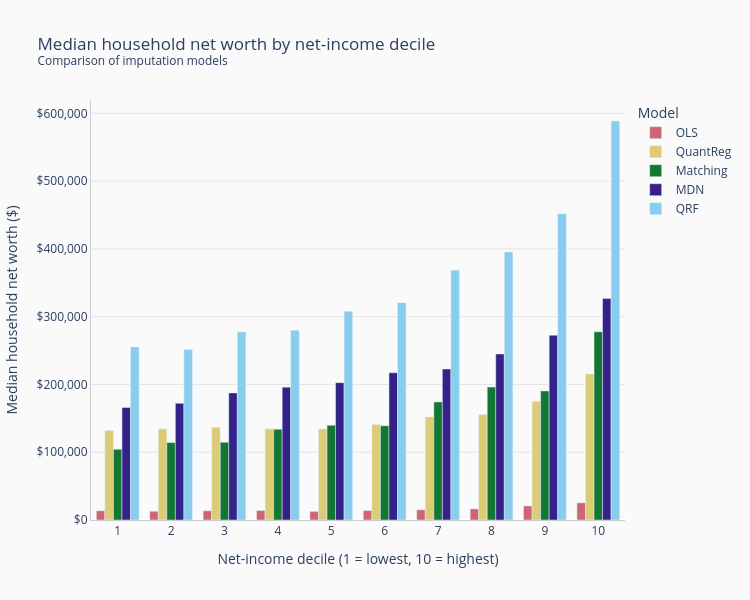

Notebook cell for this chart:
### Markdown cell above
## Wealth distributions by disposable income deciles

### Code cell
income_col = "household_net_income"
wealth_col = "networth"

income_deciles = net_disposable_income.decile_rank()
decile_means = []

for model, imputations in model_results.items():
    tmp = cps_data.copy()
    cps_data[wealth_col] = imputations

    # Create a temporary dataframe with the imputed values
    tmp = pd.DataFrame(
        {
            "networth": imputations.values.flatten(),
            "income_decile": income_deciles.values,
        }
    )

    # Mean wealth in each decile
    out = (
        tmp.groupby("income_decile")["networth"]
        .median()
        .reset_index(name="median_wealth")
    )
    out["Method"] = model
    decile_means.append(out)

avg_df = pd.concat(decile_means, ignore_index=True)

fig = px.bar(
    avg_df,
    x="income_decile",
    y="median_wealth",
    color="Method",
    color_discrete_sequence=[
        "#CC6677",  # Rose
        "#DDCC77",  # Sand
        "#117733",  # Green
        "#332288",  # Indigo
        "#88CCEE",  # Cyan
    ],
    barmode="group",
    labels={
        "income_decile": "Net-income decile (1 = lowest, 10 = highest)",
        "median_wealth": "Median household net worth ($)",
    },
    title=(
        "Median household net worth by net-income decile<br>"
        "<sup>Comparison of imputation methods</sup>"
    ),
)

fig.update_layout(
    width=PLOT_CONFIG["width"],
    height=PLOT_CONFIG["height"],
    xaxis=dict(dtick=1, tick0=1),
    paper_bgcolor=PLOT_CONFIG["paper_bgcolor"],
    plot_bgcolor=PLOT_CONFIG["plot_bgcolor"],
    yaxis_tickformat="$,.0f",
    hovermode="x unified",
)

fig.update_xaxes(
    showgrid=PLOT_CONFIG["showgrid_x"],
    showline=PLOT_CONFIG["showline"],
    linecolor=PLOT_CONFIG["linecolor"],
)
fig.update_yaxes(
    showgrid=PLOT_CONFIG["showgrid_y"],
    gridcolor=PLOT_CONFIG["gridcolor"],
    gridwidth=PLOT_CONFIG["gridwidth"],
    showline=PLOT_CONFIG["showline"],
    linecolor=PLOT_CONFIG["linecolor"],
)

fig.show()

### Figure 1 — Plotly figure (JSON) as saved in the notebook; plotly's stock layout.template omitted (floating-point values rounded to 4 significant figures)
{"data": [{"alignmentgroup": "True", "hovertemplate": "Model=OLS<br>Net-income decile (1 = lowest, 10 = highest)=%{x}<br>Median household net worth ($)=%{y}<extra></extra>", "legendgroup": "OLS", "marker": {"color": "#CC6677", "pattern": {"shape": ""}}, "name": "OLS", "offsetgroup": "OLS", "orientation": "v", "showlegend": true, "textposition": "auto", "type": "bar", "x": [1, 2, 3, 4, 5, 6, 7, 8, 9, 10], "xaxis": "x", "y": [13630.0, 12850.0, 13650.0, 13930.0, 12680.0, 13850.0, 15100.0, 16380.0, 20780.0, 25290.0], "yaxis": "y"}, {"alignmentgroup": "True", "hovertemplate": "Model=QuantReg<br>Net-income decile (1 = lowest, 10 = highest)=%{x}<br>Median household net worth ($)=%{y}<extra></extra>", "legendgroup": "QuantReg", "marker": {"color": "#DDCC77", "pattern": {"shape": ""}}, "name": "QuantReg", "offsetgroup": "QuantReg", "orientation": "v", "showlegend": true, "textposition": "auto", "type": "bar", "x": [1, 2, 3, 4, 5, 6, 7, 8, 9, 10], "xaxis": "x", "y": [132000.0, 134500.0, 136800.0, 134600.0, 134300.0, 140800.0, 152000.0, 155500.0, 175000.0, 215500.0], "yaxis": "y"}, {"alignmentgroup": "True", "hovertemplate": "Model=Matching<br>Net-income decile (1 = lowest, 10 = highest)=%{x}<br>Median household net worth ($)=%{y}<extra></extra>", "legendgroup": "Matching", "marker": {"color": "#117733", "pattern": {"shape": ""}}, "name": "Matching", "offsetgroup": "Matching", "orientation": "v", "showlegend": true, "textposition": "auto", "type": "bar", "x": [1, 2, 3, 4, 5, 6, 7, 8, 9, 10], "xaxis": "x", "y": [104400.0, 114300.0, 114600.0, 134000.0, 139800.0, 139100.0, 174200.0, 196100.0, 190400.0, 277700.0], "yaxis": "y"}, {"alignmentgroup": "True", "hovertemplate": "Model=MDN<br>Net-income decile (1 = lowest, 10 = highest)=%{x}<br>Median household net worth ($)=%{y}<extra></extra>", "legendgroup": "MDN", "marker": {"color": "#332288", "pattern": {"shape": ""}}, "name": "MDN", "offsetgroup": "MDN", "orientation": "v", "showlegend": true, "textposition": "auto", "type": "bar", "x": [1, 2, 3, 4, 5, 6, 7, 8, 9, 10], "xaxis": "x", "y": [165900.0, 172100.0, 187500.0, 196000.0, 202600.0, 217200.0, 222800.0, 245000.0, 272600.0, 326700.0], "yaxis": "y"}, {"alignmentgroup": "True", "hovertemplate": "Model=QRF<br>Net-income decile (1 = lowest, 10 = highest)=%{x}<br>Median household net worth ($)=%{y}<extra></extra>", "legendgroup": "QRF", "marker": {"color": "#88CCEE", "pattern": {"shape": ""}}, "name": "QRF", "offsetgroup": "QRF", "orientation": "v", "showlegend": true, "textposition": "auto", "type": "bar", "x": [1, 2, 3, 4, 5, 6, 7, 8, 9, 10], "xaxis": "x", "y": [255300.0, 251600.0, 277400.0, 280000.0, 308000.0, 320600.0, 368600.0, 395500.0, 452000.0, 588700.0], "yaxis": "y"}], "layout": {"barmode": "group", "height": 600, "hovermode": "x unified", "legend": {"title": {"text": "Model"}, "tracegroupgap": 0}, "paper_bgcolor": "#FAFAFA", "plot_bgcolor": "#FAFAFA", "title": {"text": "Median household net worth by net-income decile<br><sup>Comparison of imputation models</sup>"}, "width": 750, "xaxis": {"anchor": "y", "domain": [0, 1], "dtick": 1, "linecolor": "#CCCCCC", "showgrid": false, "showline": true, "tick0": 1, "title": {"text": "Net-income decile (1 = lowest, 10 = highest)"}}, "yaxis": {"anchor": "x", "domain": [0, 1], "gridcolor": "#E5E5E5", "gridwidth": 1, "linecolor": "#CCCCCC", "showgrid": true, "showline": true, "tickformat": "$,.0f", "title": {"text": "Median household net worth ($)"}}}}
